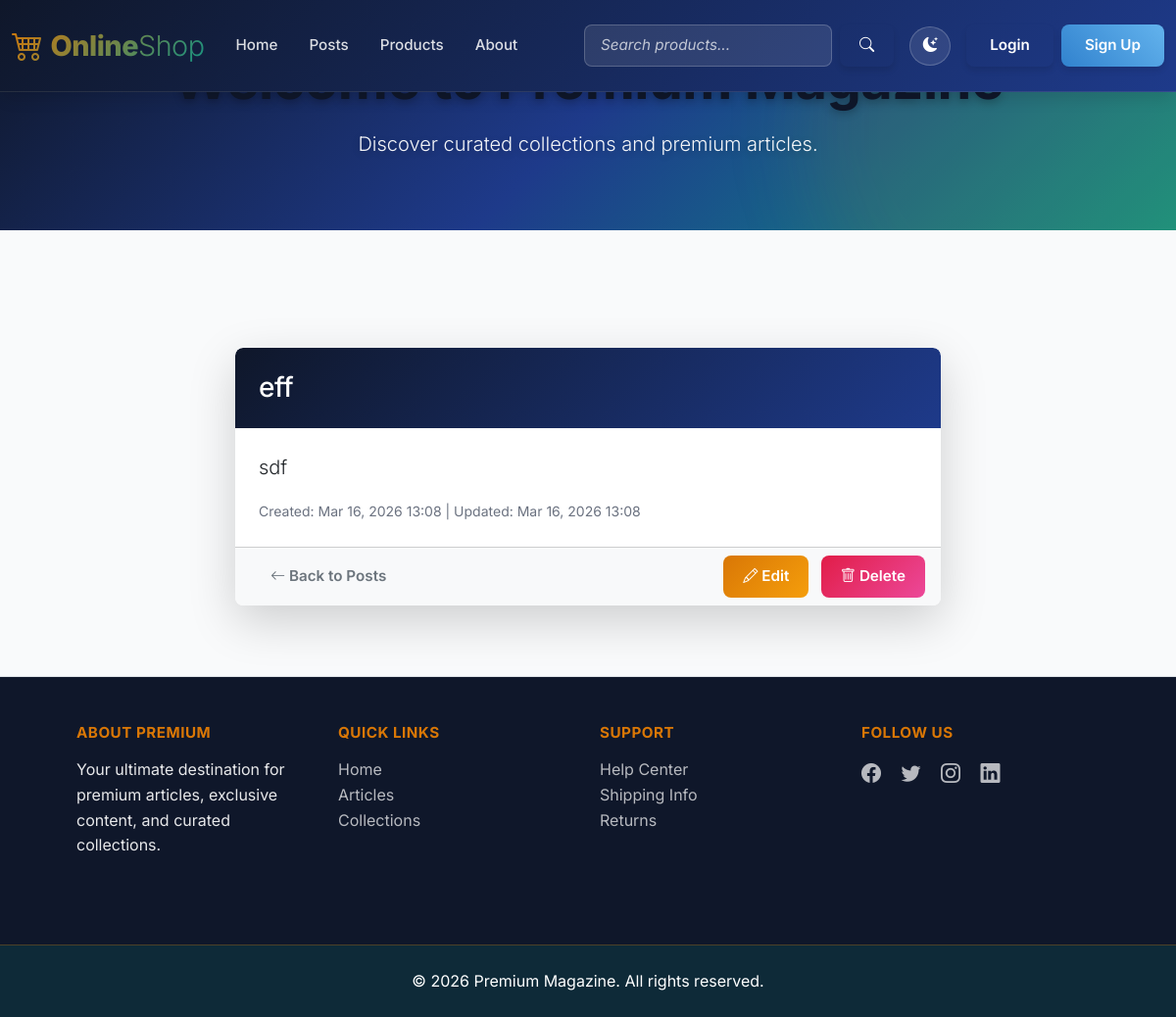
The app's page /post/4/ with its own data.
### online_shop/models.py (models this page shows, shortened)
class Post(models.Model):
    title = models.CharField(max_length=255)
    content = models.TextField()
    created_at = models.DateTimeField(auto_now_add=True)
    updated_at = models.DateTimeField(auto_now=True)
    class Meta:
        ordering = ['-created_at']

### online_shop/views.py (the view)
# urls.py: path('post/<int:pk>/', views.post_detail, name='post_detail'),
def post_detail(request, pk):
    post = get_object_or_404(Post, pk=pk)
    return render(request, "post_detail.html", {"post": post})

### templates/post_detail.html (shortened to what this page needs)
{% extends "base.html" %}
{% block content %}
<div class="container py-5">
    <div class="row justify-content-center">
        <div class="col-lg-8">
            <div class="card shadow-lg border-0 rounded-3">
                <div class="card-header bg-primary text-white rounded-top-3">
                    <h1 class="h3 mb-0">{{ post.title }}</h1>
                </div>
                <div class="card-body p-4">
                    <p class="lead">{{ post.content }}</p>
                    <small class="text-muted">Created: {{ post.created_at|date:"M d, Y H:i" }}{% if post.updated_at != post.created_at %} | Updated: {{ post.updated_at|date:"M d, Y H:i" }}{% endif %}</small>
                </div>
                <div class="card-footer bg-light rounded-bottom-3">
                    <div class="d-flex justify-content-between">
                        <a href="{% url 'posts' %}" class="btn btn-outline-secondary">
                            <i class="bi bi-arrow-left"></i> Back to Posts
                        </a>
                        <div>
                            <a href="{% url 'edit_post' post.pk %}" class="btn btn-warning me-2">
                                <i class="bi bi-pencil"></i> Edit
                            </a>
                            <a href="{% url 'delete_post' post.pk %}" class="btn btn-danger">
                                <i class="bi bi-trash"></i> Delete
                            </a>
                        </div>
                    </div>
                </div>
            </div>
        </div>
    </div>
</div>
{% endblock content %}

### static/style.css (style rules this page uses)
:root { --primary-dark: #0f172a; --primary-navy: #1e3a8a; --accent-gold: #d97706; --accent-teal: #0d9488; --accent-rose: #e11d48; --light-bg: #f9fafb; --white: #ffffff; --text-dark: #1f2937; --text-light: #6b7280; --border-color: #e5e7eb; --shadow-sm: 0 1px 2px 0 rgba(0, 0, 0, 0.05); --shadow-md: 0 4px 6px -1px rgba(0, 0, 0, 0.1); --shadow-lg: 0 10px 15px -3px rgba(0, 0, 0, 0.1); --shadow-xl: 0 20px 25px -5px rgba(0, 0, 0, 0.1); }
* { margin: 0; padding: 0; box-sizing: border-box; }
body { font-family: 'Inter', -apple-system, BlinkMacSystemFont, 'Segoe UI', sans-serif; background-color: var(--light-bg); color: var(--text-dark); line-height: 1.6; transition: all 0.3s cubic-bezier(0.4, 0, 0.2, 1); }
h1, h2, h3, h4, h5, h6 { color: var(--primary-dark); font-weight: 700; margin-bottom: 1rem; }
h1 { font-size: 2.5rem; letter-spacing: -0.5px; }
a { color: var(--accent-teal); text-decoration: none; transition: all 0.3s ease; }
.card { border: 1px solid var(--border-color); border-radius: 12px; transition: all 0.3s cubic-bezier(0.4, 0, 0.2, 1); overflow: hidden; background: var(--white); }
.card-header { background: linear-gradient(135deg, var(--primary-dark), var(--primary-navy)); color: var(--white); border: none; padding: 1.5rem; }
.btn { font-weight: 600; border-radius: 8px; transition: all 0.3s ease; border: none; padding: 0.625rem 1.25rem; font-size: 0.95rem; }
.btn-warning { background: linear-gradient(135deg, var(--accent-gold), #f59e0b); color: var(--white); }
.btn-danger { background: linear-gradient(135deg, var(--accent-rose), #ec4899); color: var(--white); }
.card { animation: fadeInUp 0.6s ease-out; }
.text-muted { color: var(--text-light) !important; }
html { scroll-behavior: smooth; }

### records on screen
Post: title "eff", content "sdf", created_at "Mar 16, 2026 13:08", updated_at "Mar 16, 2026 13:08"
